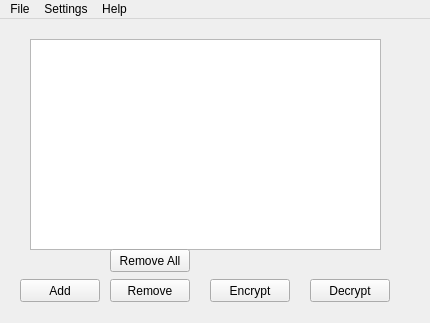
<?xml version="1.0" encoding="UTF-8"?>
<ui version="4.0">
 <class>ODCrypt</class>
 <widget class="QMainWindow" name="ODCrypt">
  <property name="geometry">
   <rect>
    <x>0</x>
    <y>0</y>
    <width>430</width>
    <height>323</height>
   </rect>
  </property>
  <property name="minimumSize">
   <size>
    <width>430</width>
    <height>200</height>
   </size>
  </property>
  <property name="windowTitle">
   <string>ODCrypt v0.0.1b</string>
  </property>
  <widget class="QWidget" name="centralWidget">
   <widget class="QPushButton" name="addButton">
    <property name="geometry">
     <rect>
      <x>20</x>
      <y>260</y>
      <width>80</width>
      <height>23</height>
     </rect>
    </property>
    <property name="text">
     <string>Add</string>
    </property>
   </widget>
   <widget class="QPushButton" name="encryptButton">
    <property name="geometry">
     <rect>
      <x>210</x>
      <y>260</y>
      <width>80</width>
      <height>23</height>
     </rect>
    </property>
    <property name="text">
     <string>Encrypt</string>
    </property>
   </widget>
   <widget class="QPushButton" name="decryptButton">
    <property name="geometry">
     <rect>
      <x>310</x>
      <y>260</y>
      <width>80</width>
      <height>23</height>
     </rect>
    </property>
    <property name="text">
     <string>Decrypt</string>
    </property>
   </widget>
   <widget class="QTableView" name="tableView">
    <property name="geometry">
     <rect>
      <x>30</x>
      <y>20</y>
      <width>351</width>
      <height>211</height>
     </rect>
    </property>
   </widget>
   <widget class="QPushButton" name="removeButton">
    <property name="geometry">
     <rect>
      <x>110</x>
      <y>260</y>
      <width>80</width>
      <height>23</height>
     </rect>
    </property>
    <property name="text">
     <string>Remove</string>
    </property>
   </widget>
   <widget class="QPushButton" name="removeAllButton">
    <property name="geometry">
     <rect>
      <x>110</x>
      <y>230</y>
      <width>80</width>
      <height>23</height>
     </rect>
    </property>
    <property name="text">
     <string>Remove All</string>
    </property>
   </widget>
  </widget>
  <widget class="QMenuBar" name="menuBar">
   <property name="geometry">
    <rect>
     <x>0</x>
     <y>0</y>
     <width>430</width>
     <height>27</height>
    </rect>
   </property>
   <widget class="QMenu" name="menuFile">
    <property name="title">
     <string>File</string>
    </property>
    <addaction name="actionOpen"/>
    <addaction name="actionSave"/>
    <addaction name="actionSaveAs"/>
    <addaction name="actionExit"/>
   </widget>
   <widget class="QMenu" name="menuOptions">
    <property name="title">
     <string>Settings</string>
    </property>
    <addaction name="actionSet_Destination"/>
   </widget>
   <widget class="QMenu" name="menuHelp">
    <property name="title">
     <string>Help</string>
    </property>
    <addaction name="actionAbout"/>
   </widget>
   <addaction name="menuFile"/>
   <addaction name="menuOptions"/>
   <addaction name="menuHelp"/>
  </widget>
  <action name="actionSet_Destination">
   <property name="text">
    <string>Set Destination Path</string>
   </property>
  </action>
  <action name="actionRemove_original_files_after_encrypt">
   <property name="checkable">
    <bool>true</bool>
   </property>
   <property name="text">
    <string>Remove Original Files After Encrypt</string>
   </property>
  </action>
  <action name="actionAbout">
   <property name="text">
    <string>About</string>
   </property>
  </action>
  <action name="actionOpen">
   <property name="text">
    <string>Open</string>
   </property>
  </action>
  <action name="actionSave">
   <property name="text">
    <string>Save</string>
   </property>
  </action>
  <action name="actionSaveAs">
   <property name="text">
    <string>Save As...</string>
   </property>
  </action>
  <action name="actionExit">
   <property name="text">
    <string>Exit</string>
   </property>
  </action>
 </widget>
 <layoutdefault spacing="6" margin="11"/>
 <resources/>
 <connections/>
</ui>
